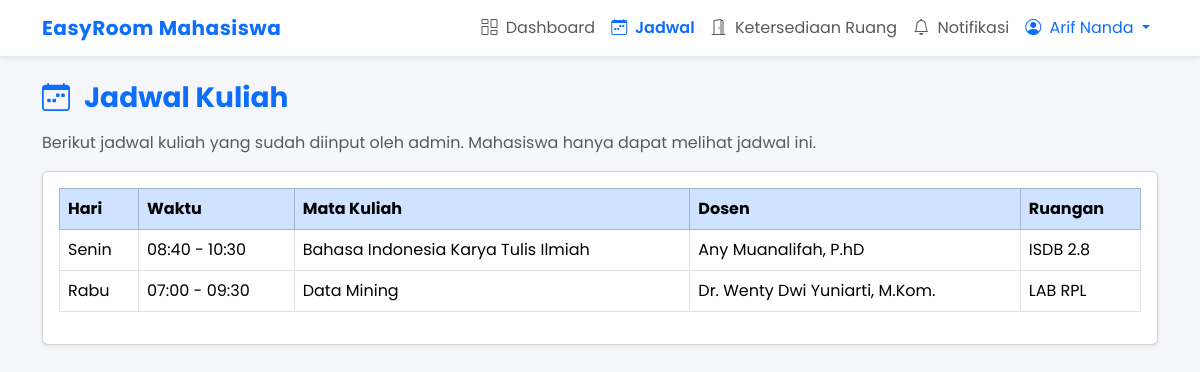
Screenshot of /mahasiswa/jadwal.php (signed in) with the database file from the repository.
### tables this page shows
CREATE TABLE `jadwal` (
  `kode_jadwal` varchar(15) NOT NULL,
  `kode_mk` varchar(20) DEFAULT NULL,
  `id_dosen` varchar(15) DEFAULT NULL,
  `kode_ruang` varchar(15) DEFAULT NULL,
  `kelas` varchar(20) DEFAULT NULL,
  `hari` varchar(15) DEFAULT NULL,
  `jam_mulai` time NOT NULL,
  `jam_selesai` time NOT NULL,
  `kuota_peserta` int(11) DEFAULT NULL,
  `kuota_masuk` int(11) DEFAULT NULL,
  `semester` varchar(10) DEFAULT NULL
);

CREATE TABLE `matakuliah` (
  `kode_mk` varchar(20) NOT NULL,
  `id_dosen` varchar(15) DEFAULT NULL,
  `nama_mk` varchar(100) DEFAULT NULL,
  `sks` int(11) DEFAULT NULL
);

CREATE TABLE `dosen` (
  `id_dosen` varchar(15) NOT NULL,
  `nama_dosen` varchar(100) NOT NULL,
  `nip` varchar(20) DEFAULT NULL,
  `email` varchar(100) DEFAULT NULL,
  `password` varchar(255) NOT NULL
);

CREATE TABLE `ruang` (
  `kode_ruang` varchar(15) NOT NULL,
  `nama_ruang` varchar(50) NOT NULL,
  `kapasitas` int(11) DEFAULT NULL,
  `fasilitas` text DEFAULT NULL,
  `lokasi` varchar(100) DEFAULT NULL,
  `status` enum('Terpakai','Kosong') DEFAULT 'Terpakai'
);

### functions.php (called while the page is built, shortened)
<?php
function safe_time_short(?string $t): string
{
    return htmlspecialchars(substr($t, 0, 5));
}

### mahasiswa/jadwal.php (the view, shortened to what this page needs)
<?php
require_once __DIR__ . '/../config.php';
require_once __DIR__ . '/../functions.php';
$stmt = $conn->prepare("
    SELECT
        j.*,
        mk.nama_mk,
        d.nama_dosen,
        r.nama_ruang
    FROM jadwal j
    LEFT JOIN matakuliah mk ON j.kode_mk    = mk.kode_mk
    LEFT JOIN dosen      d  ON j.id_dosen   = d.id_dosen
    LEFT JOIN ruang      r  ON j.kode_ruang = r.kode_ruang
    ORDER BY
        FIELD(j.hari,'Senin','Selasa','Rabu','Kamis','Jumat','Sabtu'),
        j.jam_mulai
");
$stmt->execute();
$jadwal = $stmt->get_result();
?>
<!doctype html>
<html lang="id">
<head>
    <link rel="stylesheet" href="https://cdn.jsdelivr.net/npm/bootstrap@5.3.3/dist/css/bootstrap.min.css">
    <link rel="stylesheet" href="https://cdn.jsdelivr.net/npm/bootstrap-icons@1.11.3/font/bootstrap-icons.css">
    <link rel="stylesheet" href="https://unpkg.com/aos@2.3.1/dist/aos.css">
    <link rel="stylesheet" href="../assets/css/style.css">
</head>
<body>
    <?php include 'navbar.php'; ?>
    <div class="container py-4">
        <h3 class="fw-bold text-primary mb-3">
            <i class="bi bi-calendar-week me-2"></i> Jadwal Kuliah
        </h3>
        <p class="text-muted">
            Berikut jadwal kuliah yang sudah diinput oleh admin. Mahasiswa hanya dapat melihat jadwal ini.
        </p>
        <div class="card shadow-sm">
            <div class="card-body">
                <?php if ($jadwal->num_rows == 0): ?>
                    <p class="text-muted">Belum ada jadwal kuliah.</p>
                <?php else: ?>
                    <div class="table-responsive">
                        <table class="table table-bordered align-middle">
                            <thead class="table-primary">
                                <tr>
                                    <th>Hari</th>
                                    <th>Waktu</th>
                                    <th>Mata Kuliah</th>
                                    <th>Dosen</th>
                                    <th>Ruangan</th>
                                </tr>
                            </thead>
                            <tbody>
                                <?php
                                while ($row = $jadwal->fetch_assoc()):
                                ?>
                                    <tr>
                                        <td><?= htmlspecialchars($row['hari'] ?? '-'); ?></td>
                                        <td>
                                            <?php
                                            if (!empty($row['jam_mulai']) && !empty($row['jam_selesai'])) {
                                                echo safe_time_short($row['jam_mulai']) . ' - ' . safe_time_short($row['jam_selesai']);
                                            } else {
                                                echo '-';
                                            }
                                            ?>
                                        </td>
                                        <td><?= htmlspecialchars($row['nama_mk'] ?? '-'); ?></td>
                                        <td><?= htmlspecialchars($row['nama_dosen'] ?? '-'); ?></td>
                                        <td><?= htmlspecialchars($row['nama_ruang'] ?? '-'); ?></td>
                                    </tr>
                                <?php endwhile; ?>
                            </tbody>
                        </table>
                    </div>
                <?php endif; ?>
            </div>
        </div>
    </div>
</body>
</html>

### assets/css/style.css (style rules this page uses)
body { font-family: "Poppins", sans-serif; background: #f5f7fb; color: #1f2933; }

### rows the page displays
jadwal: hari "Senin", jam_mulai "08:40", jam_selesai "10:30", kode_mk.nama_mk "Bahasa Indonesia Karya Tulis Ilmiah", id_dosen.nama_dosen "Any Muanalifah, P.hD", kode_ruang.nama_ruang "ISDB 2.8"
jadwal: hari "Rabu", jam_mulai "07:00", jam_selesai "09:30", kode_mk.nama_mk "Data Mining", id_dosen.nama_dosen "Dr. Wenty Dwi Yuniarti, M.Kom.", kode_ruang.nama_ruang "LAB RPL"

### other values shown
$user['nama'] "Arif Nanda"
